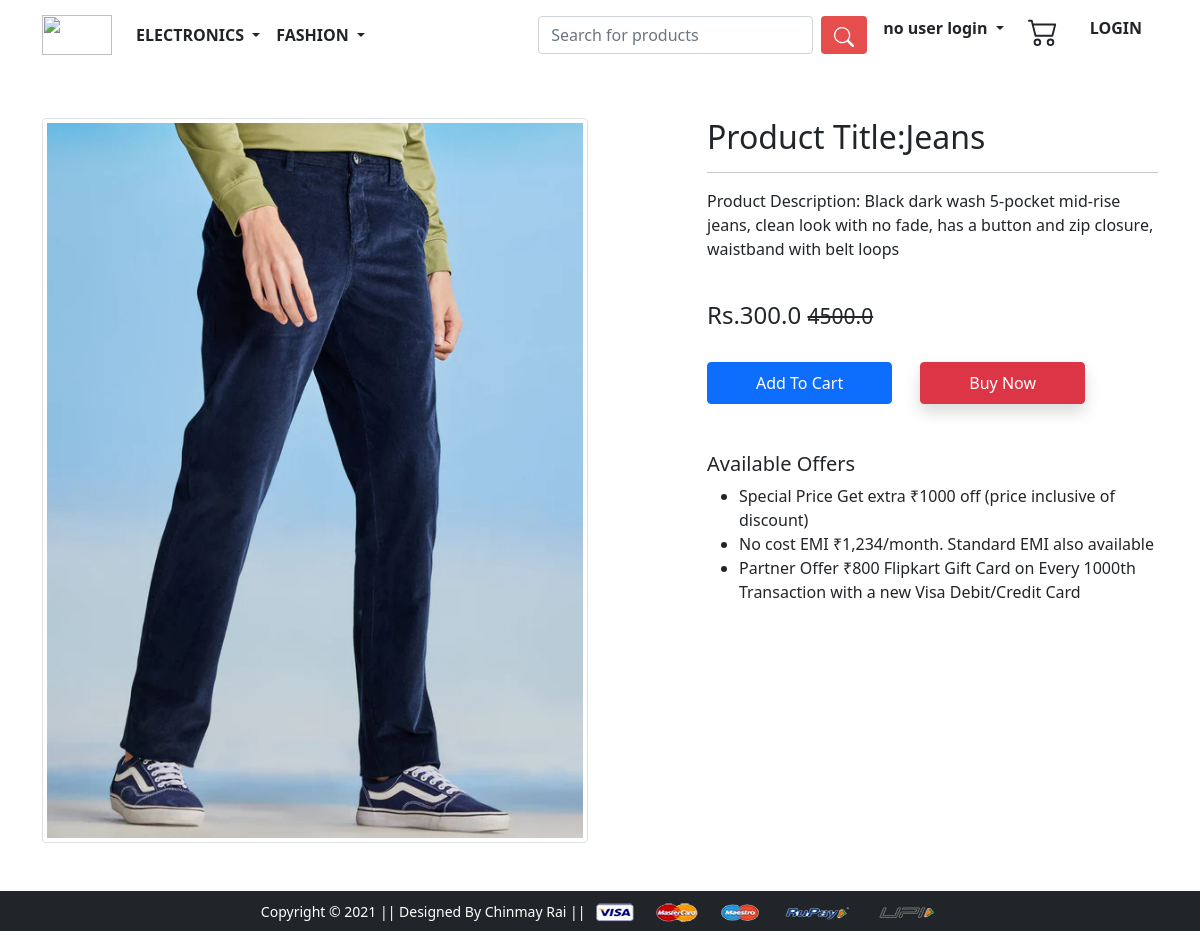
/product-detail/24, run on an earlier commit of the app's database.
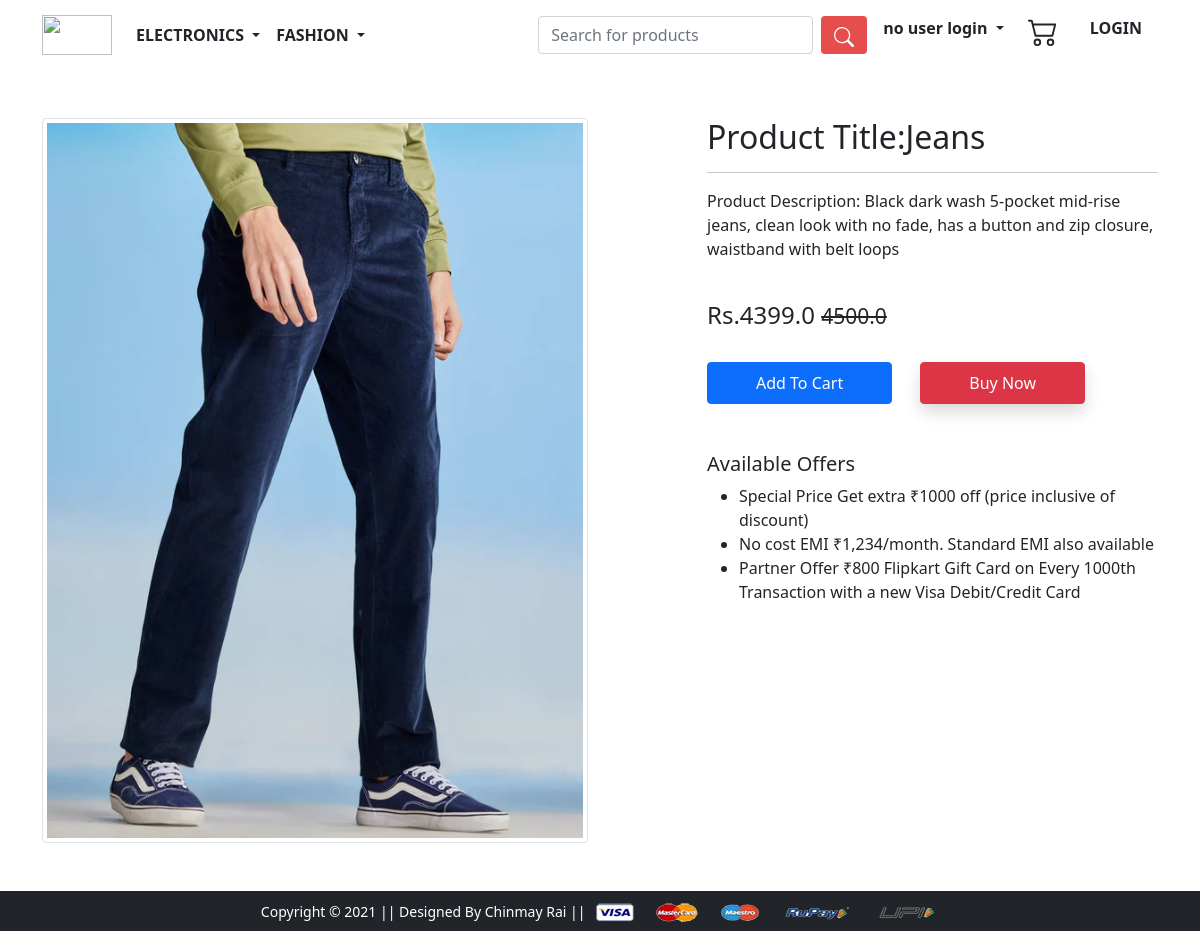
And on a later commit of the database.
### app/models.py (models this page shows, shortened)
class Product(models.Model):
    title = models.CharField(max_length=100)
    selling_price=models.FloatField()
    discounted_price=models.FloatField()
    description=models.TextField()
    brand = models.CharField(max_length=200)
    category = models.CharField(choices = CATEGORY_CHOICES,max_length=2)
    product_image = models.ImageField(upload_to='producting')

### app/views.py (the view)
# urls.py: path('product-detail/<int:pk>', views.ProductDetailView.as_view(), name='product-detail'),
class ProductDetailView(View):
    def get(self, request, pk):
        product = Product.objects.get(pk=pk)
        item_already_in_cart = False
        if request.user.is_authenticated:
            item_already_in_cart = Cart.objects.filter(Q(product=product.id) & Q(user=request.user)).exists()
            return render(request, 'app/productdetail.html',{'product':product, 'item_already_in_cart':item_already_in_cart})
        else:
            return render(request, 'app/productdetail.html',{'product':product, 'item_already_in_cart':item_already_in_cart})

### app/templates/app/productdetail.html (shortened to what this page needs)
{% extends 'app/base.html' %}
{% load static %}
{% block main-content %}
<div class="container my-5">
 <div class="row">
  <div class="col-sm-6 text-center align-self-center">
   <img src="{{product.product_image.url}}" alt="" class="img-fluid img-thumbnail">
  </div>
  <div class="col-sm-5 offset-sm-1">
   <h2>Product Title:{{product.title}} </h2>
   <hr>
   <p>Product Description: {{product.description}}</p> <br>
   <h4>Rs.{{product.discounted_price}} <small class="fw-light text-decoration-line-through">{{product.selling_price}}</small></h4> <br>
   {% if not request.user.is_authenticated %}
    <form action="/add-to-cart" class="d-inline">
    <button type="submit" class="btn btn-primary shodow px-5 py-2">Add To Cart</button>
    </form>
   {% endif %}
   <a href="{% url 'checkout' %}" class="btn btn-danger shadow px-5 py-2 ms-4">Buy Now</a>
   <h5 class="mt-5">Available Offers</h5>
   <ul>
    <li>Special Price Get extra ₹1000 off (price inclusive of discount)</li>
    <li>No cost EMI ₹1,234/month. Standard EMI also available</li>
    <li>Partner Offer ₹800 Flipkart Gift Card on Every 1000th Transaction with a new Visa Debit/Credit Card</li>
   </ul>
  </div>
 </div>
</div>
{% endblock main-content %}

What changed in the data, as far as the page shows it:
changed Product "Jeans": discounted_price "300.0" → "4399.0"
